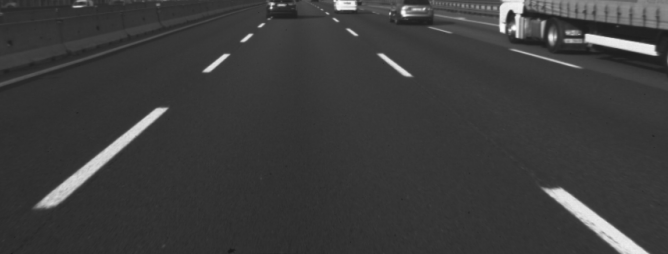
#> input picture BEP/Miila_class3/road.jpg, 668 x 254 px
$ python main.py
#> lines starting #> are read from the running program, lines starting #| are printed output that depends on the picture; after the words box and inside, x2 and y2 are one past the last pixel; in counts of white or black regions, pixels touching at a corner belong together
# coding: utf-8
# Team : Quality Management Center
# Author：Guo Zikun
# Email: gzk798412226@gmail.com
# Date ：4/16/2021 8:19 PM
# Tool ：PyCharm
import cv2
import math
import numpy as np
from PIL import Image
import matplotlib.pyplot as plt
import pylab

def Color_2_Gray(img):

	img_Gray = cv2.cvtColor(img, cv2.COLOR_RGB2GRAY)
	return img_Gray

def binarization(img):
	cv2.threshold(img, 140, 255, 0, img)
	return img

def canny_edge_detection(img):

	return cv2.Canny(img, 100, 200)

def hough_lines(img,rho=6,theta=np.pi/180,threshold=160, min_line_len=40,max_line_gap=25):
        """
        将canny边缘检测后的像素点连接成线，并调用划线函数，返回画线的图片
        hough transform原理：转换到 hough space,r,θ极坐标，正弦曲线，
        每条线代表个image space中过一点的所有线，
        lines的交点代表共线，找到交点再返回到image space空间
        lines:[[x1,y1,x2,y2],[x x y y]...]
        """
        lines=cv2.HoughLinesP(img,rho,theta,threshold, np.array([]),
                              minLineLength=min_line_len, maxLineGap=max_line_gap)
        return lines

def draw_lines(img,lines,color=[255,0,0],thickness=3):
	"""
	生成一个zeros图划线，并与原图混合
	"""
	if lines is None:
		return
	img = np.copy(img)
	# 生成待划线的图,zeros，addweighted混合的时候，0值不会显示
	img_channels = img.shape[2]
	line_img = np.zeros((img.shape[0], img.shape[1], img_channels), dtype=np.uint8)
	for line in lines:
		for x1, y1, x2, y2 in line:
			cv2.line(line_img, (x1, y1), (x2, y2), color, thickness)
	# 将划线图与原图合并
	# cv2.addWeighted(initial_img, α, img, β , γ)
	# output: initial_img * α + img * β + γ
	img = cv2.addWeighted(img, 0.8, line_img, 1.0, 0.0)  # 叠加的两幅图片尺寸和channel需要一致
	return img


def group_lines_and_draw(img, lines):
	"""
	根据斜率，将所有的线分为左右两组,斜率绝对值小于0.5的舍去（影响不显著）
	（因为图像的原点在左上角，slope<0是left lines，slope>0是right lines)
	设定min_y作为left和right的top线,max_y为bottom线，求出四个x值即可确定直线：
	将left和right的点分别线性拟合，拟合方程根据y值，求出x值，画出lane
	"""
	left_x, left_y, right_x, right_y = [], [], [], []
	for line in lines:
		for x1, y1, x2, y2 in line:
			slope = (y2 - y1) / (x2 - x1)
			if abs(slope) < 0.5: continue
			if slope < 0:
				left_x.extend([x1, x2])
				left_y.extend([y1, y2])
			if slope > 0:
				right_x.extend([x1, x2])
				right_y.extend([y1, y2])
	# 设定top 和 bottom的y值，left和right的y值都一样
	min_y = int(img.shape[0] * (3 / 5))
	max_y = int(img.shape[0])

	# 对left的所有点进行线性拟合
	poly_left = np.poly1d(np.polyfit(left_y, left_x, deg=1))
	left_x_start = int(poly_left(max_y))
	left_x_end = int(poly_left(min_y))
	# 对right的所有点进行线性拟合
	poly_right = np.poly1d(np.polyfit(right_y, right_x, deg=1))
	right_x_start = int(poly_right(max_y))
	right_x_end = int(poly_right(min_y))

	line_image = draw_lines(img, [[
		[left_x_start, max_y, left_x_end, min_y],
		[right_x_start, max_y, right_x_end, min_y],
	]], thickness=5)
	return line_image

def RANSAC():
	"""降低像素"""
	size = (10, 10)
	img = cv2.imread("road.jpg")
	img = binarization(img)
	resized_image = cv2.resize(img, size, interpolation=cv2.INTER_CUBIC)


	plt.imshow(resized_image)
	pylab.show()
	for i in img:
		print(i)

"""	index_x = 0
	index_y = 0
	x_axis = []
	y_axis = []
	for x in img:
		index_x = index_x + 1
		for y in x:
			index_y = index_y + 1
			if y == 255:
				x_axis.append(index_x)
				y_axis.append(index_y)
			else:
				pass
	plt.plot(x_axis, y_axis, 'o')
	plt.show()"""


if __name__ == '__main__':
	img = cv2.imread("road.jpg")
#> img is the input picture: shape (254, 668, 3); min 26, max 253, mean 60.5
	Gray_img = Color_2_Gray(img)

	cv2.imshow("Gray_img", Gray_img)
	cv2.waitKey()

	binar_img = binarization(Gray_img)
#> in binarization, `cv2.threshold(img, 140, 255, 0, img)`:
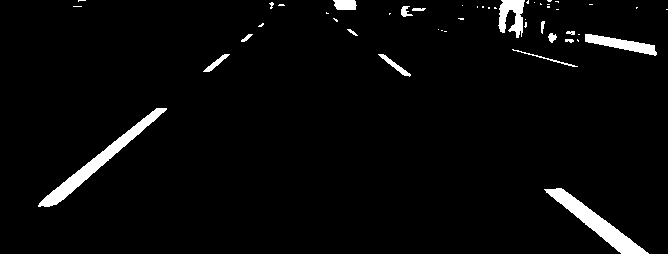
#> img: shape (254, 668); 3.4% white; 48 white regions (32 under 20 px), largest, box (x1, y1, x2, y2) and area: (38, 108, 167, 207) 1674, (544, 188, 649, 254) 1604, (585, 34, 657, 56) 669
	cv2.imshow("binar_img", binar_img)
	cv2.waitKey()

	img_canny = canny_edge_detection(binar_img)
#> in canny_edge_detection, `return cv2.Canny(img, 100, 200)`:
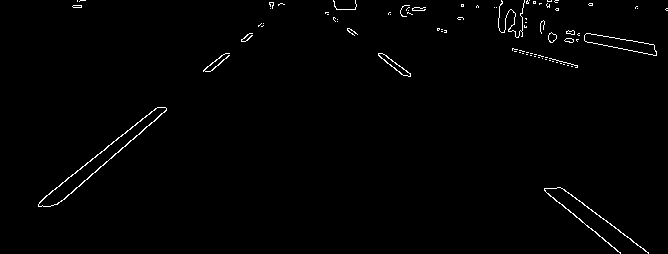
#> returned value: shape (254, 668); 1% white in thin lines or dots

	cv2.imshow("img_canny", img_canny)
	cv2.waitKey()

	lines = hough_lines(img_canny)
#> in hough_lines, `lines=cv2.HoughLinesP(img,rho,theta,threshold, np.array([]), minLineLe..`: lines = [[207, 71, 282, 3], [64, 199, 122, 147], [107, 146, 155, 108], [560, 187, 648, 253], [544, 190, 617, 251], [62, 182, 158, 107], [498, 23, 619, 38], [498, 24, 555, 34], [548, 35, 656, 54], [210, 71, 284, 4], [111, 158, 166, 109]]

	line_img=draw_lines(img,lines)
#> the loop in draw_lines, `for line in lines:` made 11 passes
#> after the loop in draw_lines, `for line in lines:`:
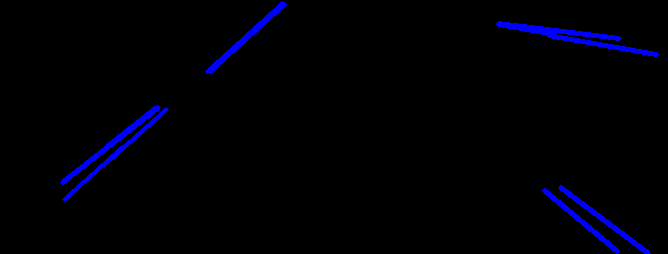
#> line_img: shape (254, 668, 3); mean of channels 0, 1, 2 6.6, 0, 0; drawn as B, G, R
#> in draw_lines, `img = cv2.addWeighted(img, 0.8, line_img, 1.0, 0.0)`:
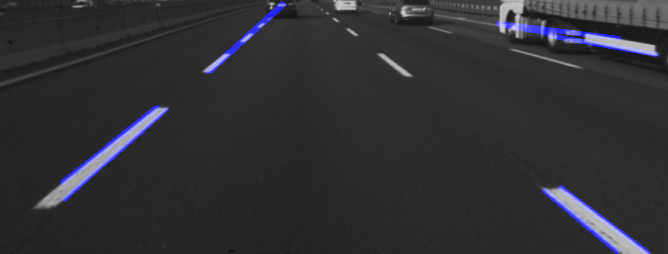
#> img: shape (254, 668, 3); mean of channels 0, 1, 2 52.3, 48.4, 48.4; drawn as B, G, R
	plt.imshow(line_img)
	pylab.show()

	final_image = group_lines_and_draw(img, lines)
#> the loop in group_lines_and_draw, `for line in lines:` made 11 passes
#> after the loop in group_lines_and_draw, `for line in lines:`: left_x = [207, 282, 64, 122, 107, 155, 62, 158, 210, 284, 111, 166]; left_y = [71, 3, 199, 147, 146, 108, 182, 107, 71, 4, 158, 109]; right_x = [560, 648, 544, 617]; right_y = [187, 253, 190, 251]
#> in group_lines_and_draw, `left_x_start = int(poly_left(max_y))`: left_x_start = -9
#> in group_lines_and_draw, `left_x_end = int(poly_left(min_y))`: left_x_end = 110
#> in group_lines_and_draw, `right_x_start = int(poly_right(max_y))`: right_x_start = 635
#> in group_lines_and_draw, `right_x_end = int(poly_right(min_y))`: right_x_end = 505
#> call 2 of draw_lines, with thickness = 5
#> after the loop in draw_lines (call 2), `for line in lines:`:
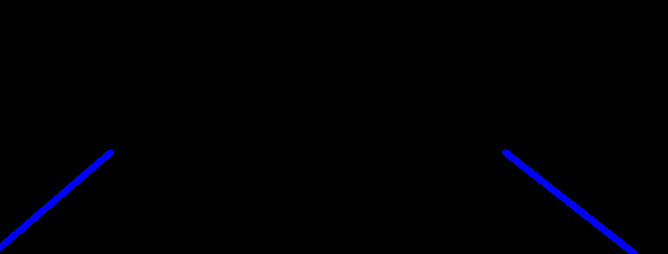
#> line_img: shape (254, 668, 3); mean of channels 0, 1, 2 3.2, 0, 0; drawn as B, G, R
#> in draw_lines (call 2), `img = cv2.addWeighted(img, 0.8, line_img, 1.0, 0.0)`:
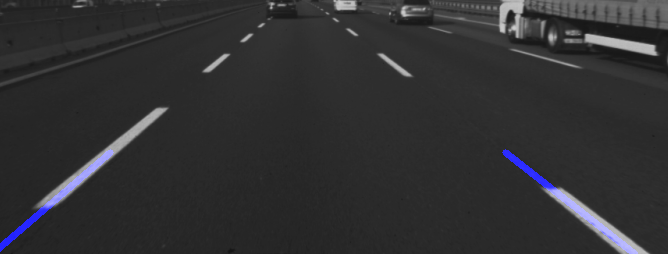
#> img: shape (254, 668, 3); mean of channels 0, 1, 2 50.2, 48.4, 48.4; drawn as B, G, R
	plt.imshow(final_image)
	pylab.show()
